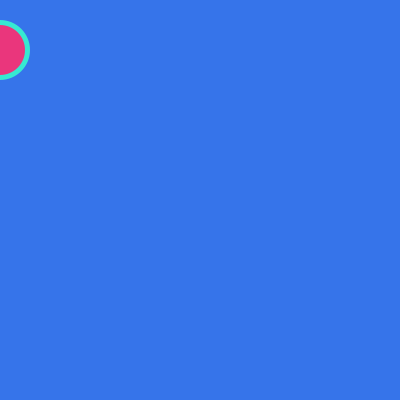
Frame 1 (no input)
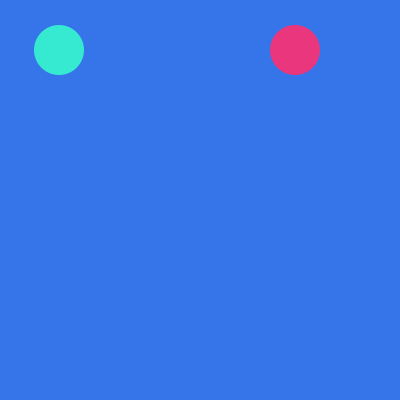
Frame 60 (the mouse pressed at the canvas centre just before this capture)
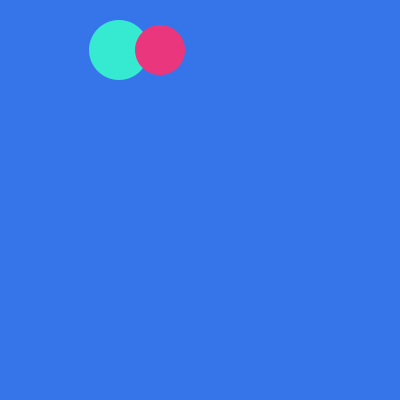
Frame 120 (the mouse held since frame 60 and released just before this capture)

The Processing sketch that drew these frames (run headless with seeded random() and noise(); from frame 60 on, the mouse is pressed at the canvas centre):

// Processing sketch: processing_183087
// ── processing_183087.pde

float slow_circle_x = 0;
float fast_circle_x = 0;


void setup() {
  size(400, 400);
  noStroke();
  
}

void draw() {
  background(#3674EA);
  float slow_circle_size=50;
  if (random(10)>3) {
    slow_circle_size = 60;
  }
  
  fill(#36EAD1);
  ellipse(slow_circle_x, 50, slow_circle_size, slow_circle_size);
  slow_circle_x = slow_circle_x + 1;
  
  fill(#EA367C);
   ellipse(fast_circle_x, 50, 50, 50);
  fast_circle_x = fast_circle_x + 5;
  
  if (slow_circle_x>430) {
    slow_circle_x = 0;
  }
   if (fast_circle_x>430) {
    fast_circle_x = 0;
  }
}
